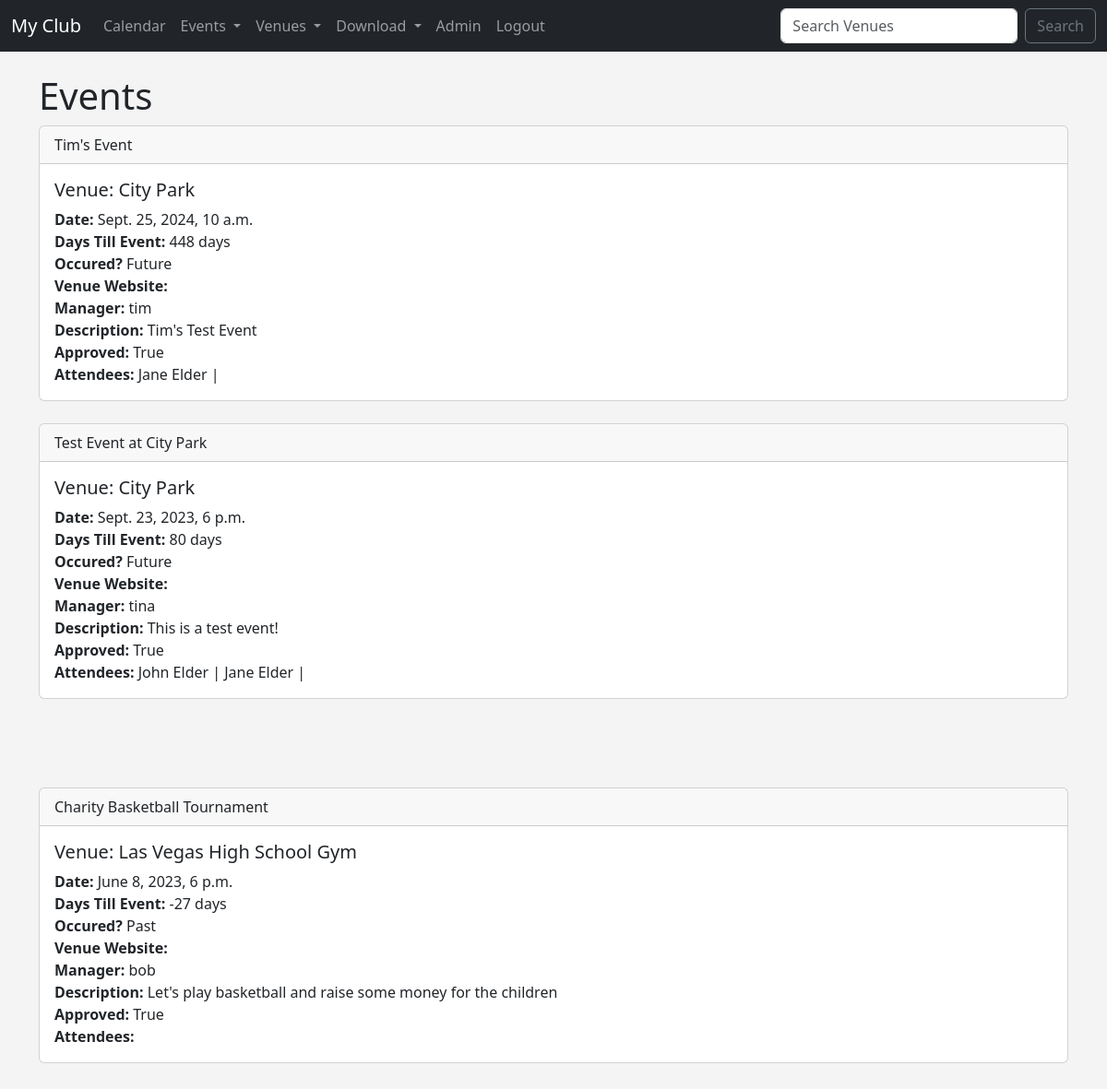
Page /events (signed in) on the committed database.
### events/models.py (models this page shows)
class Event(models.Model):
	name = models.CharField('Event Name', max_length=120)
	event_date = models.DateTimeField('Event Date')
	venue = models.ForeignKey(Venue, blank=True, null=True, on_delete=models.CASCADE)
	manager = models.ForeignKey(User, blank=True, null=True, on_delete=models.SET_NULL)
	description = models.TextField(blank=True)
	attendees = models.ManyToManyField(MyClubUser, blank=True)
	approved = models.BooleanField("Approved", default=False)
	def __str__(self):
		return self.name
	@property
	def Days_till(self):
		today = date.today()
		days_till = self.event_date.date() - today
		days_till_stripped = str(days_till).split(",", 1)[0]
		return days_till_stripped
	@property
	def Is_Past(self):
		today = date.today()
		if self.event_date.date() < today:
			thing = "Past"
		else:
			thing = "Future"
		return thing

class Venue(models.Model):
	name = models.CharField('Venue Name', max_length=120)
	address = models.CharField(max_length=300)
	zip_code = models.CharField('Zip Code', max_length=15)
	phone = models.CharField('Contact Phone', max_length=45, blank=True)
	web = models.URLField('Website Address', blank=True)
	email_address = models.EmailField('Email Address', blank=True)
	owner = models.IntegerField('Venue Owner', blank=False, default=1)
	venue_image = models.ImageField(null=True, blank=True, upload_to="images/")
	def __str__(self):
		return self.name

class MyClubUser(models.Model):
	first_name = models.CharField(max_length=30)
	last_name = models.CharField(max_length=30)
	email = models.EmailField('User Email')
	def __str__(self):
		return self.first_name + ' ' + self.last_name

### events/views.py (the view)
# urls.py: path('events', views.all_events, name="list-events"),
def all_events(request):
	event_list = Event.objects.all().order_by('-event_date')
	return render(request, 'events/event_list.html',
		{'event_list': event_list})

### events/templates/events/event_list.html (shortened to what this page needs)
{% extends 'events/base.html' %}
{% block content %}
	<h1>Events</h1>
{% for event in event_list %}
{% if event.approved %}
<div class="card">
  <div class="card-header">
    {{ event }}
  </div>
  <div class="card-body">
    <h5 class="card-title">Venue: {{ event.venue }}</h5>
    <p class="card-text">
		<strong>Date:</strong> {{ event.event_date }}<br/>
		<strong>Days Till Event:</strong> {{ event.Days_till }}<br/>
		<strong>Occured?</strong> {{ event.Is_Past }}<br/>
		<strong>Venue Website:</strong> {{ event.venue.web }}<br/>
		<strong>Manager:</strong> {{ event.manager }}<br/>
		<strong>Description:</strong> {{ event.description }}<br/>
		<strong>Approved:</strong> {{ event.approved }}<br/>
		<strong>Attendees:</strong>
		{% for user in event.attendees.all %}
		{{ user }} |
		{% endfor %}
    </p>
  </div>
</div>
{% endif %}
{% endfor %}
{% endblock %}

### events/templates/events/base.html (style rules this page uses)
body { background: #f4f4f4; }

### rows in the picture
Event: name "Tim's Event", venue "City Park", event_date "Sept. 25, 2024, 10 a.m.", Days_till "448 days", Is_Past "Future", manager "tim", description "Tim's Test Event", approved "True"
MyClubUser: first_name+last_name "Jane Elder"
Event: name "Test Event at City Park", venue "City Park", event_date "Sept. 23, 2023, 6 p.m.", Days_till "80 days", Is_Past "Future", manager "tina", description "This is a test event!", approved "True"
MyClubUser: first_name+last_name "John Elder"
Event: name "Charity Basketball Tournament", venue "Las Vegas High School Gym", event_date "June 8, 2023, 6 p.m.", Days_till "-27 days", Is_Past "Past", manager "bob", description "Let's play basketball and raise some money for the children", approved "True"
